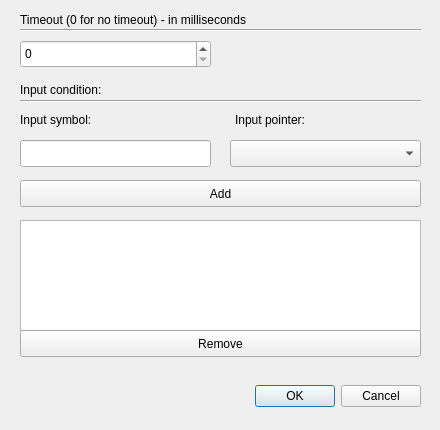
<?xml version="1.0" encoding="UTF-8"?>
<ui version="4.0">
 <class>DialogEditTransition</class>
 <widget class="QDialog" name="DialogEditTransition">
  <property name="geometry">
   <rect>
    <x>0</x>
    <y>0</y>
    <width>440</width>
    <height>430</height>
   </rect>
  </property>
  <property name="windowTitle">
   <string>Dialog</string>
  </property>
  <widget class="QDialogButtonBox" name="buttonBox">
   <property name="geometry">
    <rect>
     <x>80</x>
     <y>380</y>
     <width>341</width>
     <height>32</height>
    </rect>
   </property>
   <property name="orientation">
    <enum>Qt::Horizontal</enum>
   </property>
   <property name="standardButtons">
    <set>QDialogButtonBox::Cancel|QDialogButtonBox::Ok</set>
   </property>
  </widget>
  <widget class="QLabel" name="label_3">
   <property name="geometry">
    <rect>
     <x>20</x>
     <y>80</y>
     <width>191</width>
     <height>19</height>
    </rect>
   </property>
   <property name="text">
    <string>Input condition:</string>
   </property>
  </widget>
  <widget class="QLabel" name="label_4">
   <property name="geometry">
    <rect>
     <x>20</x>
     <y>110</y>
     <width>191</width>
     <height>19</height>
    </rect>
   </property>
   <property name="text">
    <string>Input symbol:</string>
   </property>
  </widget>
  <widget class="QLabel" name="label_5">
   <property name="geometry">
    <rect>
     <x>235</x>
     <y>110</y>
     <width>181</width>
     <height>20</height>
    </rect>
   </property>
   <property name="text">
    <string>Input pointer:</string>
   </property>
  </widget>
  <widget class="QComboBox" name="comboBox_input_pointer">
   <property name="geometry">
    <rect>
     <x>230</x>
     <y>140</y>
     <width>191</width>
     <height>27</height>
    </rect>
   </property>
  </widget>
  <widget class="Line" name="line">
   <property name="geometry">
    <rect>
     <x>20</x>
     <y>93</y>
     <width>401</width>
     <height>16</height>
    </rect>
   </property>
   <property name="orientation">
    <enum>Qt::Horizontal</enum>
   </property>
  </widget>
  <widget class="QLineEdit" name="lineEdit_input_symbol">
   <property name="geometry">
    <rect>
     <x>20</x>
     <y>140</y>
     <width>191</width>
     <height>27</height>
    </rect>
   </property>
  </widget>
  <widget class="Line" name="line_2">
   <property name="geometry">
    <rect>
     <x>20</x>
     <y>20</y>
     <width>401</width>
     <height>21</height>
    </rect>
   </property>
   <property name="orientation">
    <enum>Qt::Horizontal</enum>
   </property>
  </widget>
  <widget class="QListWidget" name="listWidget_add_conditions">
   <property name="geometry">
    <rect>
     <x>20</x>
     <y>220</y>
     <width>401</width>
     <height>111</height>
    </rect>
   </property>
  </widget>
  <widget class="QSpinBox" name="spinBox_timeout">
   <property name="geometry">
    <rect>
     <x>20</x>
     <y>40</y>
     <width>191</width>
     <height>28</height>
    </rect>
   </property>
   <property name="maximum">
    <number>10000</number>
   </property>
  </widget>
  <widget class="QPushButton" name="pushButton_remove_condition">
   <property name="geometry">
    <rect>
     <x>20</x>
     <y>330</y>
     <width>401</width>
     <height>27</height>
    </rect>
   </property>
   <property name="text">
    <string>Remove</string>
   </property>
  </widget>
  <widget class="QLabel" name="label_6">
   <property name="geometry">
    <rect>
     <x>20</x>
     <y>10</y>
     <width>401</width>
     <height>19</height>
    </rect>
   </property>
   <property name="text">
    <string>Timeout (0 for no timeout) - in milliseconds</string>
   </property>
  </widget>
  <widget class="QPushButton" name="pushButton_add_condition">
   <property name="geometry">
    <rect>
     <x>20</x>
     <y>180</y>
     <width>401</width>
     <height>27</height>
    </rect>
   </property>
   <property name="text">
    <string>Add</string>
   </property>
  </widget>
 </widget>
 <resources/>
 <connections>
  <connection>
   <sender>buttonBox</sender>
   <signal>accepted()</signal>
   <receiver>DialogEditTransition</receiver>
   <slot>accept()</slot>
   <hints>
    <hint type="sourcelabel">
     <x>248</x>
     <y>254</y>
    </hint>
    <hint type="destinationlabel">
     <x>157</x>
     <y>274</y>
    </hint>
   </hints>
  </connection>
  <connection>
   <sender>buttonBox</sender>
   <signal>rejected()</signal>
   <receiver>DialogEditTransition</receiver>
   <slot>reject()</slot>
   <hints>
    <hint type="sourcelabel">
     <x>316</x>
     <y>260</y>
    </hint>
    <hint type="destinationlabel">
     <x>286</x>
     <y>274</y>
    </hint>
   </hints>
  </connection>
 </connections>
</ui>
